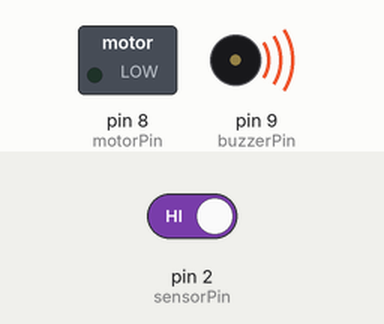
Bench run of a sketch on a simulated Arduino Uno, built with avr-gcc and run on an emulated ATmega328P. Parts: switched loads named in the sketch (green lamp = pin HIGH), buzzer (waves = sounding, pin HIGH). The inputs (shaded band) are chosen by the test bench; at power-on: pin 2 (sensorPin) HIGH.

Above: at 4.2 s.
4.3 s: pin 2 (sensorPin) driven LOW
At 5.1 s:
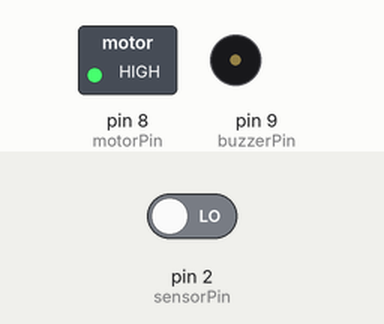
5.8 s: pin 2 (sensorPin) driven HIGH
At 8.0 s:
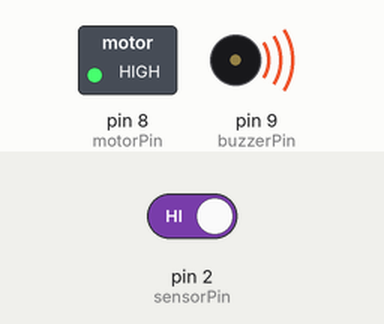
Timing chart, 0 to 9.8 s (numbered marks = the images above; inputs shaded):
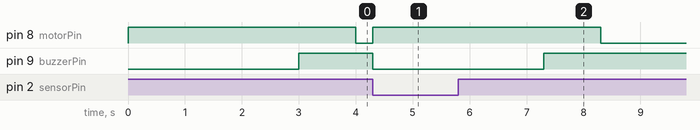

Measured:
- after the input at 4.3 s, pin 8 (motorPin): LOW → HIGH at once; pin 9 (buzzerPin): HIGH → LOW at once
- after the input at 5.8 s, pin 8 (motorPin): HIGH → LOW after 2.5 s; pin 9 (buzzerPin): LOW → HIGH after 1.5 s

The sketch:

V1_Code_Anti_sleep_alarm.ino
```cpp
// Anti sleep alarm for drivers
const int sensorPin = 2;     // Pin connected to the IR sensor (or eye detection sensor)
const int motorPin = 8;      // Pin connected to the motor
const int buzzerPin = 9;     // Pin connected to the buzzer
long time;  // Variable to store time
void setup() {
  pinMode(motorPin, OUTPUT);   // Set motorPin as an OUTPUT
    pinMode(buzzerPin, OUTPUT);  // Set buzzerPin as an OUTPUT
    pinMode(sensorPin, INPUT);   // Set sensorPin as an INPUT
    digitalWrite(motorPin, HIGH); // Turn on the motor initially
}
void loop() {
    // Check if the IR sensor (sensorPin) is triggered (LOW means it's triggered)
  if (!digitalRead(sensorPin)) {
        time = millis();  // Record the current time
        // Keep checking if the IR sensor is still triggered
    while (!digitalRead(sensorPin)) {
      // When the IR sensor is triggered, turn off the buzzer and turn on the motor and wait for 1 second
      digitalWrite(buzzerPin, LOW);
      digitalWrite(motorPin, HIGH);
      delay(1000);
    }
  } else {
    // If the IR sensor is not triggered (eyes open)


    // Check the time elapsed since the sensor was last triggered
    if (TimeDelay() >= 3) {
      digitalWrite(buzzerPin, HIGH);  // If 3 seconds have passed, turn on the buzzer
    }
    if (TimeDelay() >= 4) {
      digitalWrite(motorPin, LOW);   // If 4 seconds have passed, turn off the motor
    }
  }
}


int TimeDelay() {
  long t = millis() - time;  // Calculate the time elapsed since the IR sensor was triggered
  t = t / 1000;  // Convert milliseconds to seconds
  return t;  // Return the elapsed time in seconds
}
```
